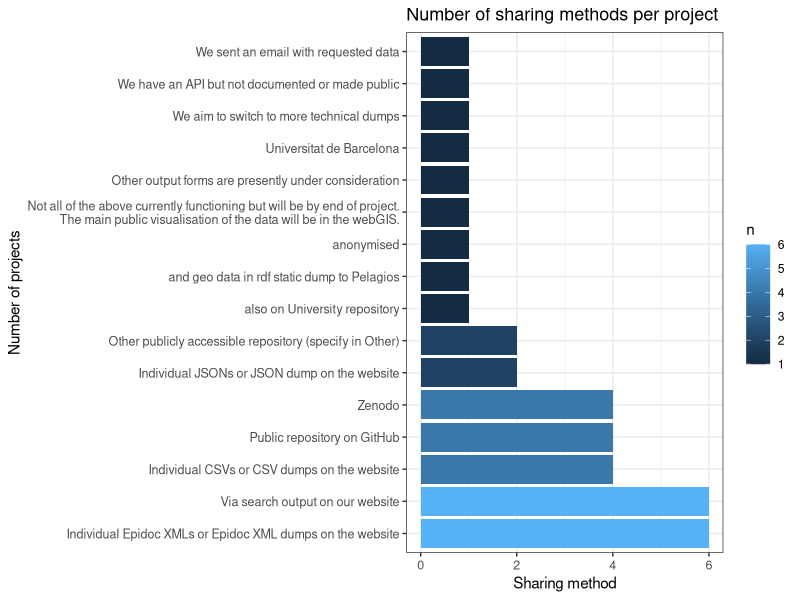
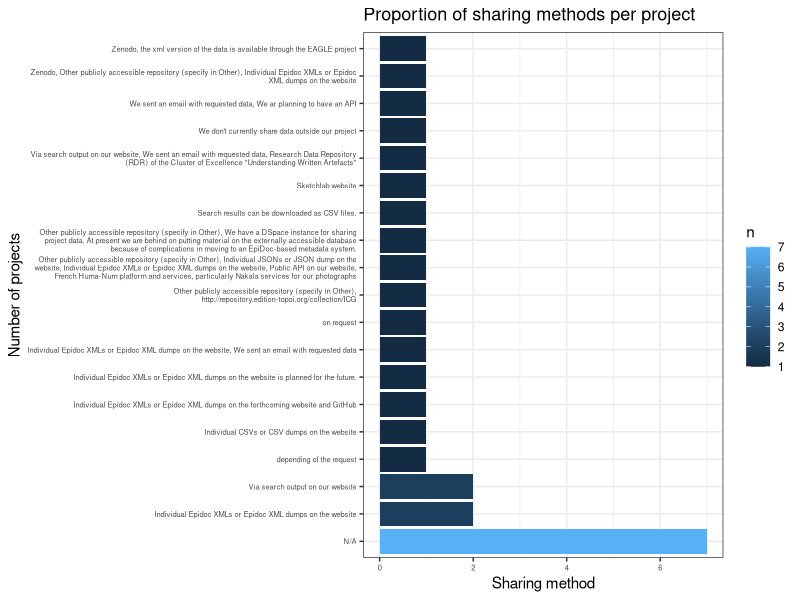

Source code (R) for these figures, in order:
## ---- chunk 1
knitr::opts_chunk$set(echo = FALSE)

library(tidyverse)
## ---- chunk 2
# loading data from TSV file
partners<- read_tsv("../data/01_scoping_survey_anonymised.tsv")
## ---- chunk 3
partners_language <- as.data.frame(unlist(str_split(partners$Language_clean, "; ")))
colnames(partners_language) <- c("language")

partners_language_ratio <- partners_language %>% 
  count(language, sort=T) %>% 
  mutate(ratio = round(n/(sum(n)/100),2))
partners_language_ratio
## ---- chunk 4
partners %>% 
  count(Website)
## ---- chunk 5
IT <- partners %>% 
  count(`Does you project have an IT specialist(s)?`, sort=T) %>% 
  rename(IT_spec = `Does you project have an IT specialist(s)?`) %>% 
  mutate(ratio = round(n/(sum(n)/100),2))
IT
## ---- chunk 6
format <- partners %>% 
  count(`Our projects stores epigraphic data in the following formats`, sort=T) %>% 
  rename(format = `Our projects stores epigraphic data in the following formats`) %>% 
  mutate(no_format = str_count(format, ",") + 1)
format
## ---- chunk 7
share<- partners %>% 
  count(`Do you share your data outside of your project`, sort=T) %>% 
  rename(share = `Do you share your data outside of your project`) %>% 
  mutate(ratio = round((n/(sum(n)/100)),2))
share
## ---- chunk 8
outshare<- partners %>% 
  count(`How do share your data with users outside your project`, sort=T) %>% 
  rename(share_all = `How do share your data with users outside your project`) %>% 
  mutate(share_method = str_count(share_all, "; ") + 1) 

outshare
## ---- chunk 9
sharingserv <- as.data.frame(unlist(str_split(partners$`How do share your data with users outside your project`, "; ")))
colnames(sharingserv) <- c("service")


sharing_service <- sharingserv %>% 
  count(service, sort= T) 

sharingplot<- sharing_service %>% 
  ggplot() + 
  geom_col(aes(y= reorder(service, -n), x= n, fill = n), width = 0.9) + 
  scale_y_discrete(labels = function(x) str_wrap(x, width = 75))  +
  ggtitle("Number of sharing methods per project") +
  xlab("Sharing method") + ylab("Number of projects") +
  #coord_flip() +
  theme_bw() +
  #coord_cartesian(xlim = c(0, 5)) +
  theme(axis.text = element_text(size = 9)) +
  theme(plot.title = element_text(size = 13))

sharingplot
## ---- chunk 10
policies <- partners %>% 
  mutate(policies = `Does your institution of funding body require your project to comply with any data policies (e.g., FAIR principles, data storage, data sharing, Open Science)?`) %>% 
  count(policies, sort=T) %>% 
  mutate(ratio = round((n/(sum(n)/100)),2))
policies
## ---- chunk 11
unique(na.omit(partners$`If you have answered YES in the previous question, please specify what are the policies, or provide link.`))
## ---- chunk 12
stand_term <- as.data.frame(unlist(str_split(partners$`Standardized terminologies: The project uses the following systems (check all that apply)`, ", ")))
colnames(stand_term) <- c("standard_terminologies")

stand_term_ratio<- stand_term %>% 
  count(standard_terminologies, sort= T) %>% 
  mutate(ratio = round(n/(nrow(partners)/100),2))  

stand_term_ratio
## ---- chunk 13
stand_method<- partners %>% 
  #count(`Standardized terminologies: The project uses the following systems (check all that apply)`, sort=T) %>% 
  rename(stand_all = `Standardized terminologies: The project uses the following systems (check all that apply)`) %>% 
  mutate(standard_method_no = str_count(stand_all, ", ") + 1)  %>% 
  select(standard_method_no) %>% 
  count(standard_method_no) %>% 
  mutate(ratio = round(n/(nrow(partners)/100),2))
stand_method
## ---- chunk 14
lod <- as.data.frame(unlist(str_split(partners$`Linked Open Data: The project uses the following systems (check all that apply)`, ", ")))
colnames(lod) <- c("linked_data")


lod_ratio<- lod %>% 
  count(linked_data, sort= T) %>% 
  mutate(ratio = round(n/(sum(n)/100),2)) %>% 
  mutate(ratio_all_proj = round(n/(nrow(partners)/100),2))
lod_ratio
## ---- chunk 15
# loading data from TSV file
projects<- read_tsv("../data/02_scoping_survey_anonymised.tsv")
## ---- chunk 16
proj_act<- projects %>% 
  count(`Is the project still active?`) %>% 
  mutate(ratio = round(n/(sum(n)/100),2))
proj_act
## ---- chunk 17
projects_language <- as.data.frame(unlist(str_split(projects$Language_clean, "; ")))
colnames(projects_language) <- c("language")

projects_language_ratio <- projects_language %>% 
  count(language, sort=T) %>% 
  mutate(ratio = round(n/(sum(n)/100),2))
projects_language_ratio
## ---- chunk 18
projects %>% 
  count(Website)
## ---- chunk 19
IT2 <- projects %>% 
  count(`Does you project have an IT specialist(s)?`, sort=T) %>% 
  rename(IT_spec = `Does you project have an IT specialist(s)?`) %>% 
  #na.omit(IT_spec) %>% 
  mutate(ratio = round(n/(nrow(projects)/100),2))
IT2
## ---- chunk 20
format2 <- projects %>% 
  count(`Our projects stores epigraphic data in the following formats`, sort=T) %>% 
  rename(format = `Our projects stores epigraphic data in the following formats`) %>% 
  mutate(no_format = str_count(format, ",") + 1)
format2
## ---- chunk 21
share2<- projects %>% 
  count(`Do you share your data outside of your project`, sort=T) %>% 
  rename(share = `Do you share your data outside of your project`) %>% 
  mutate(ratio = round((n/(sum(n)/100)),2))
share2
## ---- chunk 22
outshare2<- projects %>% 
  count(`How do share your data with users outside your project`, sort=T) %>% 
  rename(share_all = `How do share your data with users outside your project`) %>% 
  mutate(share_method = str_count(share_all, "[,|;] ") + 1) 

outshare2
## ---- chunk 23
sharingserv2 <- as.data.frame(unlist(str_split(projects$`How do share your data with users outside your project`, "; ")))
colnames(sharingserv2) <- c("service")


sharing_service2 <- sharingserv2 %>% 
  count(service, sort= T) 

sharingplot2<- sharing_service2 %>% 
  ggplot() + 
  geom_col(aes(y= reorder(service, -n), x= n, fill = n), width = 0.9) + 
  scale_y_discrete(labels = function(x) str_wrap(x, width = 100))  +
  ggtitle("Proportion of sharing methods per project") +
  xlab("Sharing method") + ylab("Number of projects") +
  #coord_flip() +
  theme_bw() +
  coord_cartesian(xlim = c(0, 7)) +
  theme(axis.text = element_text(size = 5.5)) +
  theme(plot.title = element_text(size = 13))

sharingplot2
## ---- chunk 24
policies2 <- projects %>% 
  mutate(policies = `Does your institution of funding body require your project to comply with any data policies (e.g., FAIR principles, data storage, data sharing, Open Science)?`) %>% 
  count(policies, sort=T) %>% 
  mutate(ratio = round((n/(sum(n)/100)),2))
  
policies2
## ---- chunk 25
unique(na.omit(projects$`If you have answered YES in the previous question, please specify what are the policies, or provide link.`))
## ---- chunk 26
stand_term2 <- as.data.frame(unlist(str_split(projects$`Standardized terminologies: The project uses the following systems (check all that apply)`, ", ")))
colnames(stand_term2) <- c("standard_terminologies")


stand_term_ratio2<- stand_term2 %>% 
  count(standard_terminologies, sort= T) %>% 
  mutate(ratio = round(n/(sum(n)/100),2))

stand_term_ratio2
## ---- chunk 27
lod2 <- as.data.frame(unlist(str_split(projects$`Linked Open Data: The project uses the following systems (check all that apply)`, ", ")))
colnames(lod2) <- c("linked_data")


lod_ratio2<- lod2 %>% 
  count(linked_data, sort= T) %>% 
  mutate(ratio = round(n/(sum(n)/100),2))

lod_ratio2
## ---- chunk 28
lod_future <- as.data.frame(unlist(str_split(partners$`Select all options your project like to be able to use within the next three years:`, ", ")))
colnames(lod_future) <- c("lod_f")


lod_f_ratio<- lod_future %>% 
  count(lod_f, sort= T) %>% 
  mutate(ratio = round(n/(sum(n)/100),2)) %>% 
  mutate(ratio_all_proj = round(n/(nrow(partners)/100),2))
lod_f_ratio
## ---- chunk 29
lod_ideas <- as.data.frame(unlist(str_split(partners$`Select all items your project would benefit from in the next three years:`, ", ")))
colnames(lod_ideas) <- c("lod_i")


lod_i_ratio<- lod_ideas %>% 
  count(lod_i, sort= T) %>% 
  mutate(ratio = n/(sum(n)/100)) %>% 
  mutate(ratio_all_proj = round(n/(nrow(partners)/100),2))

lod_i_ratio
## ---- chunk 30
unique(na.omit(partners$`Your personal wish list. Provide a description of potential tasks and issues the FAIR Epigraphy can help your project within the next three years (and beyond)`))
## ---- chunk 31
lod_future2 <- as.data.frame(unlist(str_split(projects$`Select all options your project like to be able to use within the next three years:`, ", ")))
colnames(lod_future2) <- c("lod_f")


lod_future2 %>% 
  count(lod_f, sort= T) %>% 
  mutate(ratio = n/(sum(n)/100))
## ---- chunk 32
lod_ideas2 <- as.data.frame(unlist(str_split(projects$`Select all items your project would benefit from in the next three years:`, ", ")))
colnames(lod_ideas2) <- c("lod_i")


lod_ideas2 %>% 
  count(lod_i, sort= T) %>% 
  mutate(ratio = n/(sum(n)/100))
## ---- chunk 33
unique(na.omit(projects$`Your personal wish list. Provide a description of potential tasks and issues the FAIR Epigraphy can help your project within the next three years (and beyond)`))
